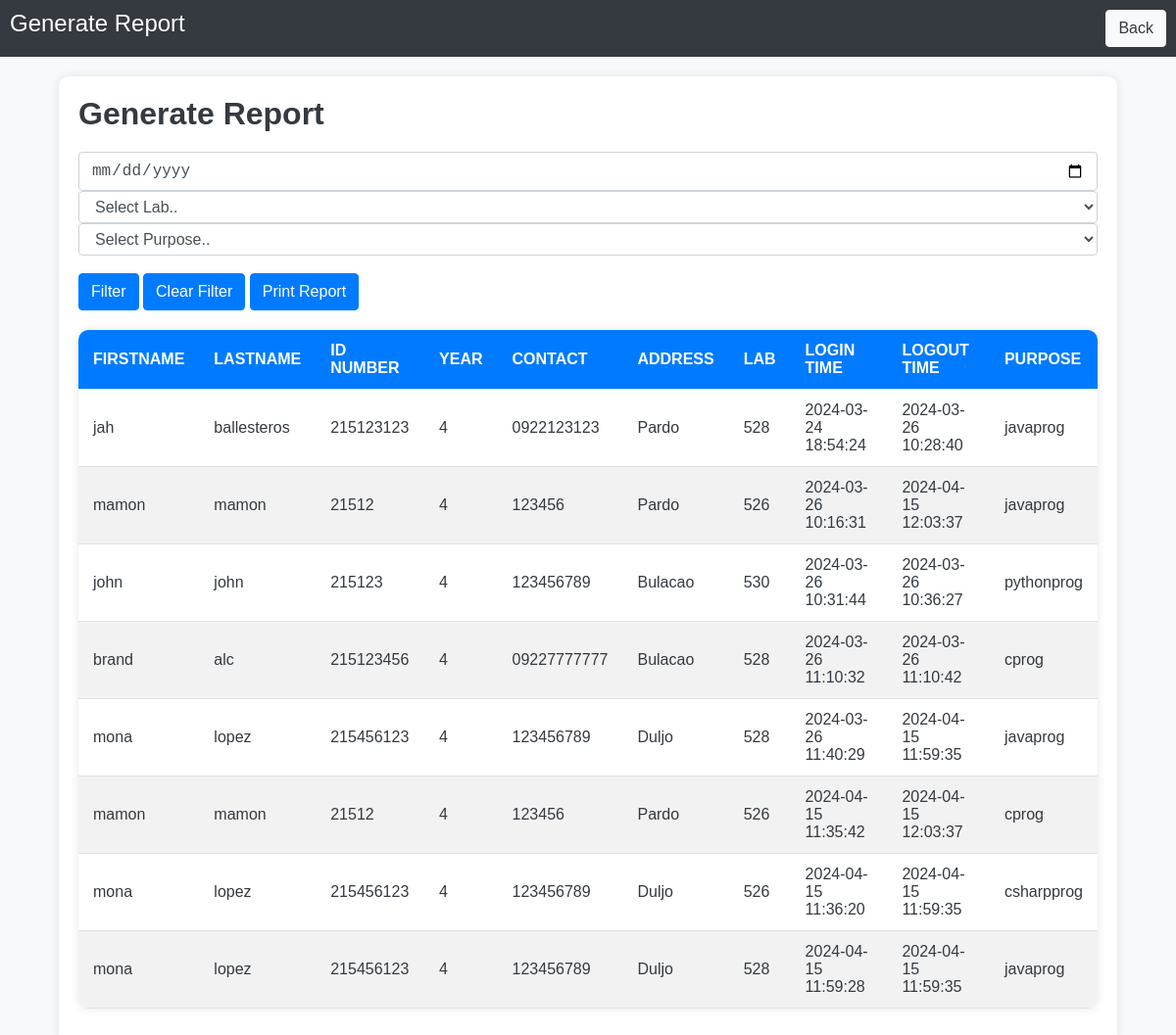
The app's page /gr.php with its own data.
### tables this page shows
CREATE TABLE `accountinfo` (
  `accinfo_id` int(11) NOT NULL,
  `accinfo_firstname` varchar(50) DEFAULT NULL,
  `accinfo_middlename` varchar(50) DEFAULT NULL,
  `accinfo_lastname` varchar(50) DEFAULT NULL,
  `accinfo_email` varchar(50) DEFAULT NULL,
  `accinfo_idno` int(11) DEFAULT NULL,
  `accinfo_year` varchar(20) DEFAULT NULL,
  `accinfo_age` int(11) DEFAULT NULL,
  `accinfo_gender` varchar(20) DEFAULT NULL,
  `accinfo_contact` varchar(20) DEFAULT NULL,
  `accinfo_address` varchar(100) DEFAULT NULL,
  `remain_ss` int(30) NOT NULL
);

CREATE TABLE `sitin` (
  `sitin_id` int(11) NOT NULL,
  `student_id` int(11) NOT NULL,
  `purpose` varchar(100) NOT NULL,
  `lab` varchar(100) NOT NULL,
  `login_time` timestamp NOT NULL DEFAULT current_timestamp(),
  `logout_time` timestamp NOT NULL DEFAULT current_timestamp()
);

### gr.php (the view, shortened to what this page needs)
<!DOCTYPE html>
<html lang="en">
<head>
</head>
<body>
<nav class="navbar">
    <span class="navbar-brand">Generate Report</span>
    <a class="btn btn-light" href="admin-staff.php">Back</a>
</nav>
<div class="container">
    <div class="report-container">
        <h1>Generate Report</h1>
        <div class="row">
            <div class="col-md-2">
                <input type="date" id="filterDate">
            </div>
            <div class="col-md-2">
                <select id="filterLab">
                <option value="">Select Lab..</option>
                </select>
            </div>
            <div class="col-md-2">
                <select id="filterPurpose">
                <option value="">Select Purpose..</option>
                </select>
            </div>
            <br>
            <div class="col-md-6">
                <button class="btn btn-primary" onclick="filterRecords()">Filter</button>
                <a class="btn btn-primary"  href="gr.php">Clear Filter</a>
                <button class="btn btn-primary mr-2" onclick="printReport()">Print Report</button>
            </div>
        </div>
    </div>
    <div class="print-container">
        <table>
            <thead>
                <tr>
                    <th>Firstname</th>
                    <th>Lastname</th>
                    <th>ID Number</th>
                    <th>Year</th>
                    <th>Contact</th>
                    <th>Address</th>
                    <th>Lab</th>
                    <th>Login Time</th>
                    <th>Logout Time</th>
                    <th>Purpose</th>
                </tr>
            </thead>
            <tbody id="reportTableBody">
            <?php
                $servername = "localhost";
                $username = "root";
                $password = "";
                $dbname = "eyacdb";
                $conn = mysqli_connect($servername, $username, $password, $dbname);
                $sql = "SELECT
                            a.accinfo_firstname,
                            a.accinfo_lastname,
                            a.accinfo_idno,
                            a.accinfo_year,
                            a.accinfo_contact,
                            a.accinfo_address,
                            s.lab,
                            s.login_time,
                            s.logout_time,
                            s.purpose
                        FROM
                            accountinfo a
                        INNER JOIN
                            sitin s ON a.accinfo_id = s.student_id";
                $result = mysqli_query($conn, $sql);
                if (mysqli_num_rows($result) > 0) {
                    while($row = mysqli_fetch_assoc($result)) {
                        echo "<tr>";
                        echo "<td>" . $row['accinfo_firstname'] . "</td>";
                        echo "<td>" . $row['accinfo_lastname'] . "</td>";
                        echo "<td>" . $row['accinfo_idno'] . "</td>";
                        echo "<td>" . $row['accinfo_year'] . "</td>";
                        echo "<td>" . $row['accinfo_contact'] . "</td>";
                        echo "<td>" . $row['accinfo_address'] . "</td>";
                        echo "<td>" . $row['lab'] . "</td>";
                        echo "<td>" . $row['login_time'] . "</td>";
                        echo "<td>" . $row['logout_time'] . "</td>";
                        echo "<td>" . $row['purpose'] . "</td>";
                        echo "</tr>";
                    }
                    echo "</tbody>";
                    echo "</table>";
                } else {
                    echo "<p>No records found</p>";
                }
            ?>
    </div>
</div>
</body>
</html>

### gr.php (style rules this page uses)
* { margin: 0; padding: 0; box-sizing: border-box; }
body { font-family: Arial, sans-serif; background-color: #f8f9fa; color: #343a40; margin: 0; padding: 0; }
.navbar { background-color: #343a40; color: #fff; padding: 10px; display: flex; justify-content: space-between; }
.navbar .navbar-brand { font-size: 1.5rem; }
.btn { display: inline-block; font-weight: 400; color: #212529; text-align: center; vertical-align: middle; user-select: none; background-color: transparent; border: 1px solid transparent; padding: 0.375rem 0.75rem; font-size: 1rem; line-height: 1.5; border-radius: 0.25rem; transition: color 0.15s ease-in-out, background-color 0.15s ease-in-out, border-color 0.15s ease-in-out, box-shadow 0.15s ease-in-out; cursor: pointer; text-decoration: none; }
.btn-light { color: #343a40; background-color: #f8f9fa; border-color: #f8f9fa; }
.container { max-width: 90%; margin: auto; padding: 20px; background-color: #fff; border-radius: 10px; box-shadow: 0 0 10px rgba(0, 0, 0, 0.1); margin-top: 20px; }
.report-container { margin-bottom: 20px; }
h1 { font-size: 2rem; margin-bottom: 20px; }
.row { margin-bottom: 1rem; }
.col-md-2, .col-md-6 { flex-basis: 0; flex-grow: 1; max-width: 100%; }
input[type="date"], select { width: 100%; padding: 0.375rem 0.75rem; font-size: 1rem; line-height: 1.5; color: #495057; background-color: #fff; border: 1px solid #ced4da; border-radius: 0.25rem; transition: border-color 0.15s ease-in-out, box-shadow 0.15s ease-in-out; }
.btn-primary, .btn-primary:hover { color: #fff; background-color: #007bff; border-color: #007bff; }
table { width: 100%; border-collapse: collapse; margin-bottom: 1rem; border-radius: 10px; overflow: hidden; box-shadow: 0 0 10px rgba(0, 0, 0, 0.1); }
th, td { padding: 12px 15px; text-align: left; border-bottom: 1px solid #dee2e6; }
th { background-color: #007bff; color: #fff; font-weight: bold; text-transform: uppercase; }
tbody tr:nth-child(even) { background-color: #f2f2f2; }

### records on screen
accountinfo: accinfo_firstname "jah", accinfo_lastname "ballesteros", accinfo_idno "215123123", accinfo_year "4", accinfo_contact "0922123123", accinfo_address "Pardo", sitin.lab "528", sitin.login_time "2024-03-24 18:54:24", sitin.logout_time "2024-03-26 10:28:40", sitin.purpose "javaprog"
accountinfo: accinfo_firstname "mamon", accinfo_lastname "mamon", accinfo_idno "21512", accinfo_year "4", accinfo_contact "123456", accinfo_address "Pardo", sitin.lab "526", sitin.login_time "2024-03-26 10:16:31", sitin.logout_time "2024-04-15 12:03:37", sitin.purpose "javaprog", sitin.login_time "2024-04-15 11:35:42", sitin.purpose "cprog"
accountinfo: accinfo_firstname "john", accinfo_lastname "john", accinfo_idno "215123", accinfo_year "4", accinfo_contact "123456789", accinfo_address "Bulacao", sitin.lab "530", sitin.login_time "2024-03-26 10:31:44", sitin.logout_time "2024-03-26 10:36:27", sitin.purpose "pythonprog"
accountinfo: accinfo_firstname "brand", accinfo_lastname "alc", accinfo_idno "215123456", accinfo_year "4", accinfo_contact "09227777777", accinfo_address "Bulacao", sitin.lab "528", sitin.login_time "2024-03-26 11:10:32", sitin.logout_time "2024-03-26 11:10:42", sitin.purpose "cprog"
accountinfo: accinfo_firstname "mona", accinfo_lastname "lopez", accinfo_idno "215456123", accinfo_year "4", accinfo_contact "123456789", accinfo_address "Duljo", sitin.lab "528", sitin.login_time "2024-03-26 11:40:29", sitin.logout_time "2024-04-15 11:59:35", sitin.purpose "javaprog", sitin.lab "526", sitin.login_time "2024-04-15 11:36:20", sitin.purpose "csharpprog", sitin.login_time "2024-04-15 11:59:28"
